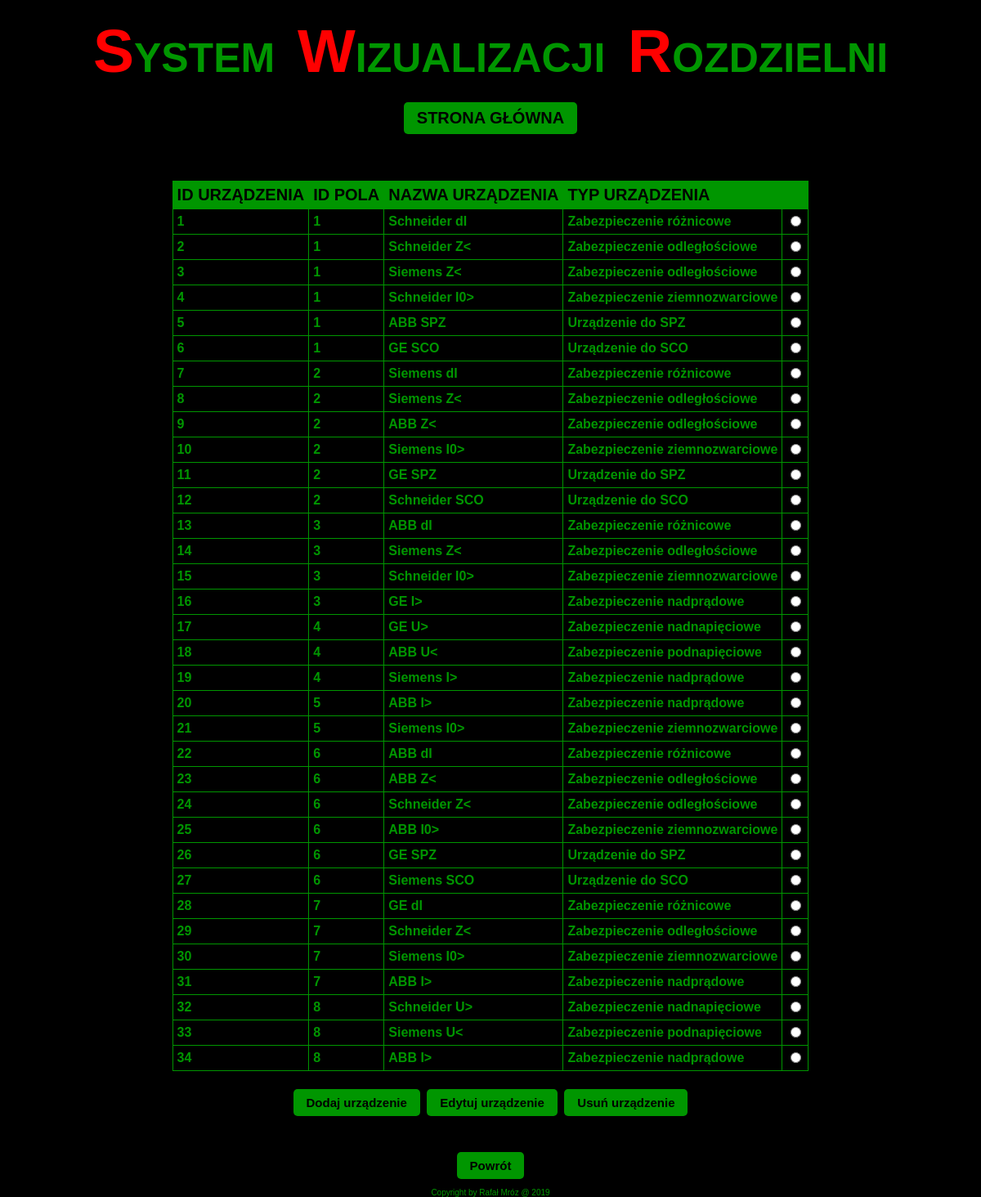
Screenshot of /urzadzenia.php (signed in) with the database file from the repository.
### tables this page shows
CREATE TABLE "DEVICE" (
	`id`	INTEGER PRIMARY KEY AUTOINCREMENT UNIQUE,
	`bay_id`	INTEGER,
	`name`	TEXT,
	`type`	INTEGER
);

### res/funkcje.php (called while the page is built, shortened)
<?php
function CZYTAJ($kolumna,$tabela,$sortowanie)
{
	$conn=new PDO("sqlite:res/baza.db");
	$sql="SELECT $kolumna FROM $tabela ORDER BY $sortowanie ASC";
	$st=$conn->prepare($sql);
	$st->execute();
	$wyniki = array();
	while($row=$st->fetch(PDO::FETCH_ASSOC))
	{
		array_push($wyniki, $row);
	}
	return $wyniki;
}
function TYPYURZADZEN($kod) {
	switch($kod) {
		case 1:
		return "Zabezpieczenie odległościowe";
		case 2:
		return "Zabezpieczenie różnicowe";
		case 3:
		return "Zabezpieczenie ziemnozwarciowe";
		case 4:
		return "Zabezpieczenie nadprądowe";
		case 5:
		return "Zabezpieczenie nadnapięciowe";
		case 6:
		return "Zabezpieczenie podnapięciowe";
		case 7:
		return "Urządzenie do SPZ";
		case 8:
		return "Urządzenie do SCO";
	}
}
?>

### urzadzenia.php (the view, shortened to what this page needs)
<!DOCTYPE html>
<html>
<head>
</head>
<body>
<?php
include 'res/naglowek.php';
include 'res/menu.php';
require_once('res/funkcje.php');
if(isset($_SESSION['logowanie'])&&isset($_SESSION['oki']))
{
	if($_SERVER['REQUEST_METHOD']=='POST') {
		if ((isset($_POST["wyborurzadzenia"]))&&(isset($_POST["edytujurzadzenie"]))) {
			$_SESSION["wyborurzadzenia"]=$_POST["wyborurzadzenia"];
			header("Location: edytujurzadzenie.php");
			exit();
		}
		else if ((isset($_POST["wyborurzadzenia"]))&&(isset($_POST["usunurzadzenie"]))) {
			USUN(($_POST["wyborurzadzenia"]),"DEVICE");
			header("Location: urzadzenia.php");
			exit();
		}
		else {
			?>
			<br><br><br><br>
			<div class="blad">Nie wybrałeś urządzenia!</div><br><br>
			<div class="przycisk_wysrodkuj"><a href="urzadzenia.php" class="przycisk_panel">Powrót</a></div>
			<?php
		}
	}
	else {
		$urzadzenia=CZYTAJ("*","DEVICE","bay_id");
		?>
		<br><br>
		<table>
		<tr>
		<th>ID URZĄDZENIA</th>
		<th>ID POLA</th>
		<th>NAZWA URZĄDZENIA</th>
		<th>TYP URZĄDZENIA</th>
		<th></th>
		</tr>
		<form method="post" action="urzadzenia.php">
		<?php
		$i=0;
		while ($i<count($urzadzenia)) {
			$urzadzenie=$urzadzenia[$i];
			echo '<tr>';
			echo '<td>';
			echo $urzadzenie['id'];
			echo '</td>';
			echo '<td>';
			echo $urzadzenie['bay_id'];
			echo '</td>';
			echo '<td>';
			echo $urzadzenie['name'];
			echo '</td>';
			echo '<td>';
			echo TYPYURZADZEN($urzadzenie['type']);
			echo '</td>';
			?>
			<td><input type="radio" name="wyborurzadzenia" value="<?php echo htmlspecialchars($urzadzenie['id']); ?>"></td>
			<?php
			echo '</tr>';
			$i++;
			}
			?>
		</table>
		<br>
		<div class="przycisk_wysrodkuj"><a href="dodajurzadzenie.php" class="przycisk">Dodaj urządzenie</a>
		<input type="submit" name="edytujurzadzenie" class="przycisk" value="Edytuj urządzenie">
		<input type="submit" name="usunurzadzenie" class="przycisk" value="Usuń urządzenie">
		<br><br><br>
		<a href="panel.php" class="przycisk">Powrót</a></div><br>
		<?php
	}
}
else
{
	?>
	<br><br><br><br>
	<div class="blad">Nie jesteś zalogowany!</div><br><br>
	<div class="przycisk_wysrodkuj"><a href="logowanie.php" class="przycisk_panel">Zaloguj się</a></div>
	<?php
}
include 'res/stopka.php';
?>
</body>
</html>

### style.css (style rules this page uses)
body { margin: 0 auto; min-height: 100%; font-family: Arial; color: #009600; background-color: black; }
table { border-collapse: collapse; margin: 0 auto; border: 1px solid #009600; }
th { padding: 5px; text-align: left; background-color: #009600; color: black; font-weight: bold; font-size: 20px; border: 1px solid #009600; }
td { padding: 5px; text-align: left; border: 1px solid #009600; font-size: 16px; font-weight: bold; }
::placeholder { color: #202020; }
.przycisk_wysrodkuj { text-align: center; vertical-align: middle; width: 100%; }
.przycisk { background-color: #009600; border: none; border-radius: 5px; color: black; padding: 8px 16px; text-align: center; text-decoration: none; display: inline-block; font-size: 15px; font-weight: bold; margin: 4px 2px; transition-duration: 0.1s; cursor: pointer; }

### rows the page displays
device: id "1", bay "1", name "Schneider dI", type "Zabezpieczenie różnicowe"
device: id "2", bay "1", name "Schneider Z<", type "Zabezpieczenie odległościowe"
device: id "3", bay "1", name "Siemens Z<", type "Zabezpieczenie odległościowe"
device: id "4", bay "1", name "Schneider I0>", type "Zabezpieczenie ziemnozwarciowe"
device: id "5", bay "1", name "ABB SPZ", type "Urządzenie do SPZ"
device: id "6", bay "1", name "GE SCO", type "Urządzenie do SCO"
device: id "7", bay "2", name "Siemens dI", type "Zabezpieczenie różnicowe"
device: id "8", bay "2", name "Siemens Z<", type "Zabezpieczenie odległościowe"
device: id "9", bay "2", name "ABB Z<", type "Zabezpieczenie odległościowe"
device: id "10", bay "2", name "Siemens I0>", type "Zabezpieczenie ziemnozwarciowe"
device: id "11", bay "2", name "GE SPZ", type "Urządzenie do SPZ"
device: id "12", bay "2", name "Schneider SCO", type "Urządzenie do SCO"
device: id "13", bay "3", name "ABB dI", type "Zabezpieczenie różnicowe"
device: id "14", bay "3", name "Siemens Z<", type "Zabezpieczenie odległościowe"
device: id "15", bay "3", name "Schneider I0>", type "Zabezpieczenie ziemnozwarciowe"
device: id "16", bay "3", name "GE I>", type "Zabezpieczenie nadprądowe"
device: id "17", bay "4", name "GE U>", type "Zabezpieczenie nadnapięciowe"
device: id "18", bay "4", name "ABB U<", type "Zabezpieczenie podnapięciowe"
device: id "19", bay "4", name "Siemens I>", type "Zabezpieczenie nadprądowe"
device: id "20", bay "5", name "ABB I>", type "Zabezpieczenie nadprądowe"
device: id "21", bay "5", name "Siemens I0>", type "Zabezpieczenie ziemnozwarciowe"
device: id "22", bay "6", name "ABB dI", type "Zabezpieczenie różnicowe"
device: id "23", bay "6", name "ABB Z<", type "Zabezpieczenie odległościowe"
device: id "24", bay "6", name "Schneider Z<", type "Zabezpieczenie odległościowe"
device: id "25", bay "6", name "ABB I0>", type "Zabezpieczenie ziemnozwarciowe"
device: id "26", bay "6", name "GE SPZ", type "Urządzenie do SPZ"
device: id "27", bay "6", name "Siemens SCO", type "Urządzenie do SCO"
device: id "28", bay "7", name "GE dI", type "Zabezpieczenie różnicowe"
device: id "29", bay "7", name "Schneider Z<", type "Zabezpieczenie odległościowe"
device: id "30", bay "7", name "Siemens I0>", type "Zabezpieczenie ziemnozwarciowe"
device: id "31", bay "7", name "ABB I>", type "Zabezpieczenie nadprądowe"
device: id "32", bay "8", name "Schneider U>", type "Zabezpieczenie nadnapięciowe"
device: id "33", bay "8", name "Siemens U<", type "Zabezpieczenie podnapięciowe"
device: id "34", bay "8", name "ABB I>", type "Zabezpieczenie nadprądowe"
